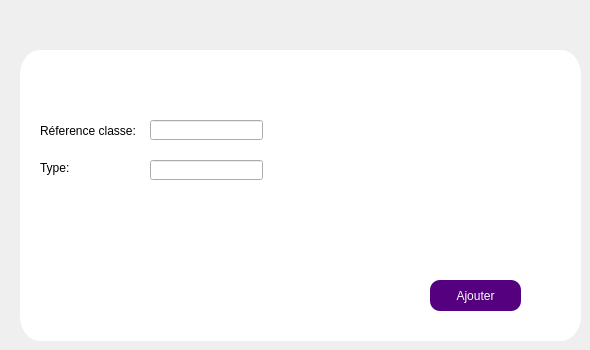
        <widget class="QWidget" name="Ajouteruneclasse">
         <attribute name="title">
          <string>Ajouter une classe</string>
         </attribute>
         <widget class="QLabel" name="Nom_7">
          <property name="geometry">
           <rect>
            <x>40</x>
            <y>160</y>
            <width>61</width>
            <height>16</height>
           </rect>
          </property>
          <property name="styleSheet">
           <string notr="true">background-color:white;</string>
          </property>
          <property name="text">
           <string>Type:</string>
          </property>
         </widget>
         <widget class="QPushButton" name="pb_ajouter_classe">
          <property name="geometry">
           <rect>
            <x>430</x>
            <y>280</y>
            <width>91</width>
            <height>31</height>
           </rect>
          </property>
          <property name="styleSheet">
           <string notr="true">border-radius: 10px;
background-color:rgb(85, 0, 127);
color: white</string>
          </property>
          <property name="text">
           <string>Ajouter</string>
          </property>
         </widget>
         <widget class="QLineEdit" name="type_classe_label">
          <property name="geometry">
           <rect>
            <x>150</x>
            <y>160</y>
            <width>113</width>
            <height>20</height>
           </rect>
          </property>
         </widget>
         <widget class="QLineEdit" name="Ref_classe_label">
          <property name="geometry">
           <rect>
            <x>150</x>
            <y>120</y>
            <width>113</width>
            <height>20</height>
           </rect>
          </property>
          <property name="text">
           <string/>
          </property>
         </widget>
         <widget class="QLabel" name="ID_9">
          <property name="geometry">
           <rect>
            <x>40</x>
            <y>120</y>
            <width>101</width>
            <height>21</height>
           </rect>
          </property>
          <property name="styleSheet">
           <string notr="true">background-color:white;</string>
          </property>
          <property name="text">
           <string>Réference classe:</string>
          </property>
         </widget>
         <widget class="QListWidget" name="listWidget_5">
          <property name="geometry">
           <rect>
            <x>20</x>
            <y>50</y>
            <width>561</width>
            <height>291</height>
           </rect>
          </property>
          <property name="styleSheet">
           <string notr="true">background-color: white;

border-radius: 20% solid black</string>
          </property>
         </widget>
         <zorder>listWidget_5</zorder>
         <zorder>Nom_7</zorder>
         <zorder>pb_ajouter_classe</zorder>
         <zorder>type_classe_label</zorder>
         <zorder>Ref_classe_label</zorder>
         <zorder>ID_9</zorder>
        </widget>
